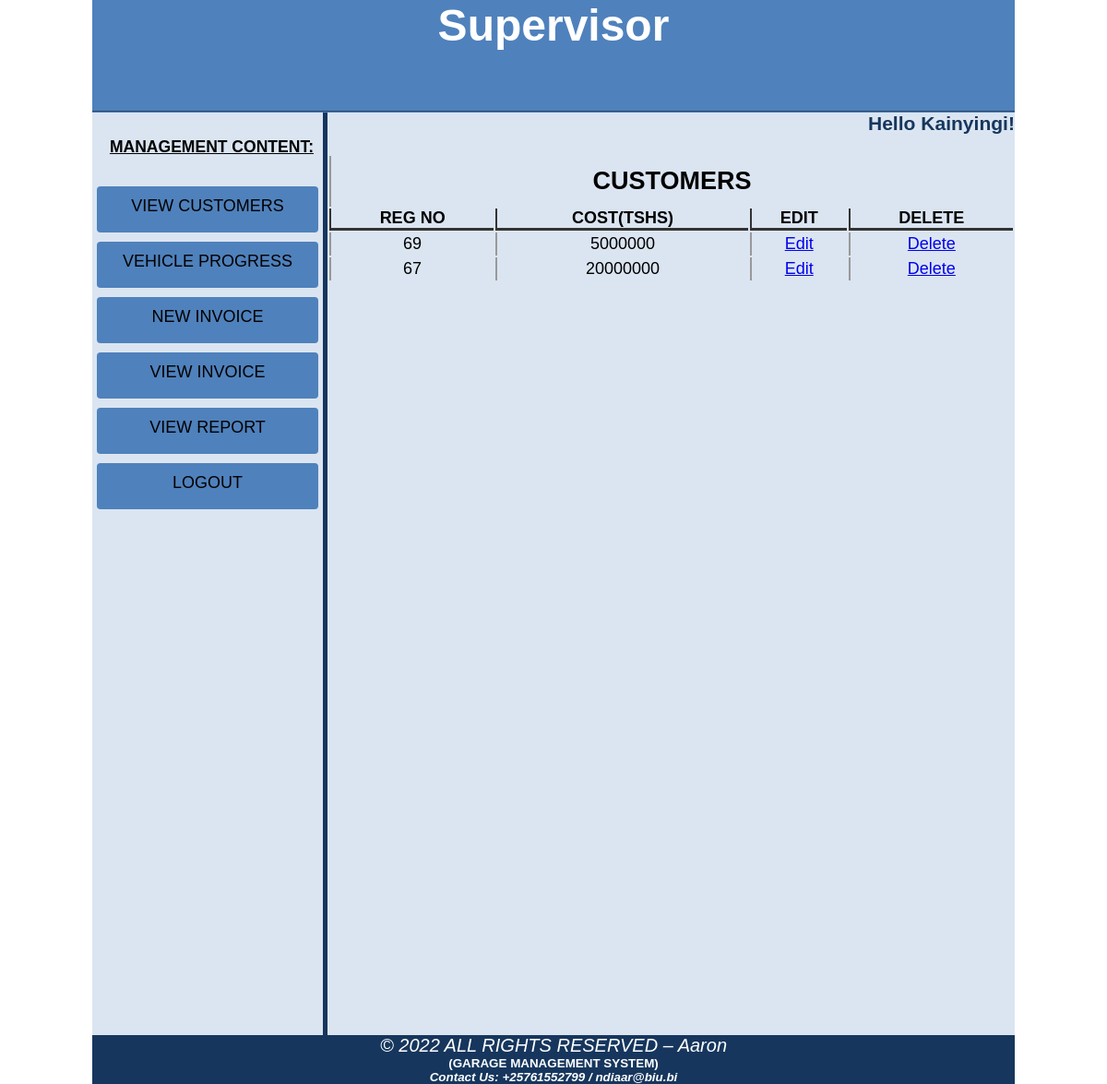
Screenshot of /bursar/index.php?view_all_invoice (signed in) with the database file from the repository.
### tables this page shows
CREATE TABLE `invoice` (
  `i_id` int(10) NOT NULL,
  `reg_no` int(10) NOT NULL,
  `cost` varchar(255) NOT NULL
);

### bursar/includes/view_all_invoice.php (the view, shortened to what this page needs)
<?php
if(!isset($_SESSION['b_lname'])){
	echo "<script>window.open('../login.php?not_authorize=<h3>Authentication failure! Please Contact Your System Admin.</h3>','_self')</script>";
}
else {
?>
<!doctype html>
<html>
<head>
</head>
<body>
<br/>
<table align="center" bgcolor="#dbe5f1" width="745">
	<tr>
		<td colspan="10" align="center" bgcolor="#dbe5f1"><h2>CUSTOMERS</h2></td>
	</tr>
	<tr>
		<th>REG NO</th>
		<th>COST(TSHS)</th>
		<th>EDIT</th>
		<th>DELETE</th>
	</tr>
<?php
include ("db_con.php");
	$get_invoice = "select * from invoice";
	$run_invoice = mysqli_query($con, $get_invoice);
	while ($row_invoice = mysqli_fetch_array($run_invoice, MYSQLI_ASSOC)){
		$i_id = $row_invoice['i_id'];
		$reg_no = $row_invoice['reg_no'];
		$cost = $row_invoice['cost'];
?>
   <tr align="center">
	    <td><?php echo  $reg_no ?></td>
	    <td><?php echo $cost; ?></td>
	    <td><a href="index.php?edit_invoice=<?php echo $i_id; ?>">Edit</a></td>
	    <td><a href="includes/delete_invoice.php?delete_invoice=<?php echo $i_id; ?>"onclick="return confirm('Are you sure you want to delete?')">Delete</a></td>
  </tr>
<?php } ?>
</table>
</body>
</html>
<?php } ?>

### bursar/style.css (style rules this page uses)
html, body, div, span, applet, object, iframe, h1, h2, h3, h4, h5, h6, p, blockquote, pre, a, abbr, acronym, address, big, cite, code, del, dfn, em, img, ins, kbd, q, s, samp, small, strike, strong, sub, sup, tt, var, b, u, i, center, dl, dt, dd, ol, ul, li, fieldset, form, label, legend, table, caption, tbody, tfoot, thead, tr, th, td, article, aside, canvas, details, embed, figure, figcaption, footer, header, hgroup, menu, nav, output, ruby, section, summary, time, mark, audio, video { margin: 0; padding: 0; border: 0; vertical-align: baseline; }
body { background-color:white; font-family: "Century Gothic", CenturyGothic, Geneva, AppleGothic, sans-serif; }

### bursar/includes/view_all_invoice.php (style rules this page uses)
th, td, tr, table { padding: 0; margin: 0; }
th { border-left:2px solid #333; border-bottom: 3px solid #333; }
td { padding: 2px; border-left: 2px solid #999; }
h2 { padding: 10px; }

### rows the page displays
invoice: reg_no "69", cost "5000000"
invoice: reg_no "67", cost "20000000"

### other values shown
$_SESSION['b_lname'] "Kainyingi"
